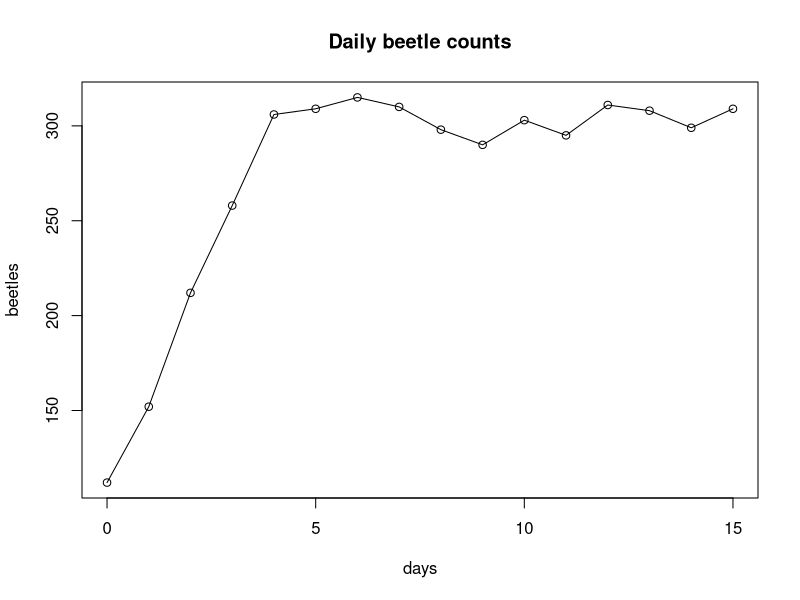
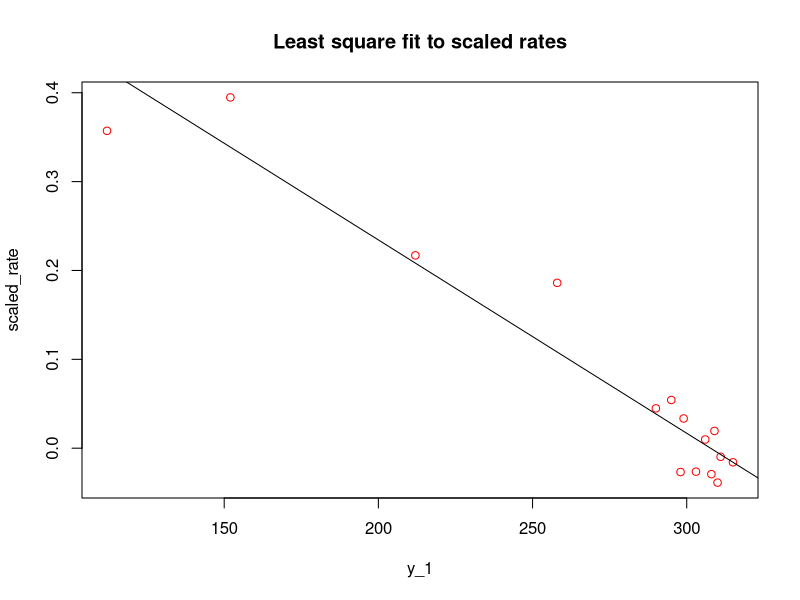

The R script that drew these images, in order:
# ------------------------------------------------------------------ 
# File name: beetle_parameters.R
#
# Problem:
# Flour beetles with initial 112 individiuals are grown 
# in a laboratory are counted daily for 15 days.
# Assuming that the beetle population grows according to the logistic differential 
# equation (dy/dt) = ay + by^2, where y[t] is the population size at time t,
# estimate the values of the parameters a and b.
#
# Solution:
# Rewrite the differential equation as (dy/dt)/y = a + by so that r.h.s is linear in y
# Approximate the derivative with (y[t+h] - y[t])/h, here h=1,
# Compute  15  points, ((y[t+h] - y[t])/y[t], y[t]) and determine the best fit line.
# Intercept = a and slope = b.
#
# Version: 2.1
# Authors: H. Kocak, University of Miami and B. Koc, Stetson University
# References:
# https://www.r-project.org
# ------------------------------------------------------------------ 

# First, record the data and plot it daily count of beetles for 16 days

# Beetle count for 15 days
y = c(112, 152, 212, 258, 306, 309, 315, 310, 
      298, 290, 303, 295, 311, 308, 299, 309)     

# Time in days
t = seq(0, length(y)-1)                           

plot(t, y, main = "Daily beetle counts", type = "o", xlab = "days", ylab = "beetles")


# Remove the last data point (why?)
y_1 = y[-length(y)]                          

# To pause between plots
par(ask=TRUE)                                

# Create a rate vector and load it with computed rates
scaled_rate = 0

for(i in 1:(length(y)-1)) {
  scaled_rate[i] = (y[i+1] - y[i]) / y[i]
}

#print(rate)

# Plot 15 points and compute best line for them
plot(y_1, scaled_rate, col = "red", main = "Least square fit to scaled rates")

best_fit_line = lm(scaled_rate~y_1)       #compute line using lm() and save
abline(best_fit_line)                     #add the graph of the line 
print(best_fit_line)                      #print intercept and slope of line

# If you know statistics, you can try the following commands for more information  
#print(summary(best_fit_line))  
 #plot(best_fit_line)  

phaser_values = c(112.00000000,162.40155199, 211.02138737,249.22205007,274.68059170,289.83941997,298.26702202,302.77443014,305.13531729,306.35837521,306.98837095,307.31192614,307.47784713,307.56286642,307.60641364)

average_y = mean(y_1)
average_phaser = mean(phaser_values)
absolute = abs(average_phaser-average_y)
print_statement = paste("Difference in the average of phaser values versus data provided:",absolute)
print(print_statement)




